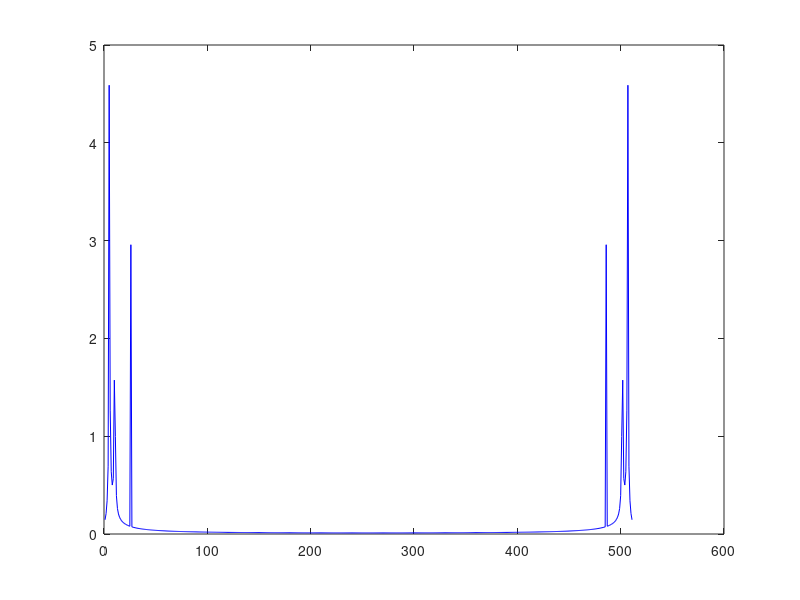

Reproduce this figure in MATLAB. (Note: this script raises an error after producing the figure.)
clc;clear all;close all;
% load sunspot.dat
%  year=sunspot(:,1);
% relNums=sunspot(:,2);
% figure;plot(year,relNums)
% title('Sunspot Data')
%  plot(year(1:50),relNums(1:50),'b.-');

M=512;
w0=5.2*2*pi/M;
samples=0:M-1;
for n=1:length(samples)
   relNums(n)=5*cos(w0*samples(n) +1)+ 2*cos(2*w0*samples(n) +2) +...
       3*cos(5*w0*samples(n) + 3); 
end
 
 yfft = fft(relNums);%figure;plot(ifft(yfft)-data1d,'r')
 %yfft = fft(data1d);   iyfft=ifft(yfft);
 [sum(relNums)  yfft(1)]
 yfft(1)=[];  % we grid rid of the first value as it corresponeding to   zero frequency.
 N=length(yfft)+1;
 yfft=yfft.*2./N;
 %%
 power_fft = abs(yfft);power1_fft = sqrt(yfft.*conj(yfft));
 figure;plot(power_fft,'-b');hold on;plot(power_fft,'rO')

 ang_fft = angle(yfft);real_fft= real(yfft);imag_fft= imag(yfft);
 figure;plot(real_fft);hold on;plot(imag_fft,'-r')
 figure;plot(angle(yfft))
  ph = (180/pi)*unwrap(ang_fft); % phase in degrees

 % Now the total length of the per and all other powers should be N-1 because there is no
 % more corresponding poweres and phases, and the number of frequencies before the nequiest is 
   Nneq=length(N./(1:N/2));

    Nm1=N-1;  per=N./(1:Nm1);   freq=1./per;
  %[per'/12   power_fft(1:Nm1)/100 ] % so as to display the period in years

  %% ytyt
  ndat=length(relNums);
  x=0:ndat-1;
  sumharmony1(1:Nneq,1:ndat)=0;
  sumharmony2(1:Nneq,1:ndat)=0;

  for i=1:Nneq
   % those two forms are equal, the last one is called the cos form.
    %     sumharmony1(i,:)=sumharmony1(i,:)+real_fft(i)*cos(2*pi*x/(per(i)))-   imag_fft(i)*sin(2*pi*x/(per(i)));
    sumharmony1(i,:)=sumharmony1(i,:)+power_fft(i)*cos(2*pi*x./(per(i))+ang_fft(i));

  end
   y1 =sum(relNums)/N+ sum(sumharmony1);
   %y2 =sum(tmp)/N+ sum(sumharmony2);

  figure;plot(relNums);hold on; plot( y1, 'r');
 figure;plot((relNums-y1')) % However, the excellent results, we couldnot yet reach to the that of the built in function ifft.
  figure;plot(relNums(1:M),'-ob');hold on; plot( y1(1:M), 'r');
   % note that we multiply by 2 because of using the window hanning.enter code here